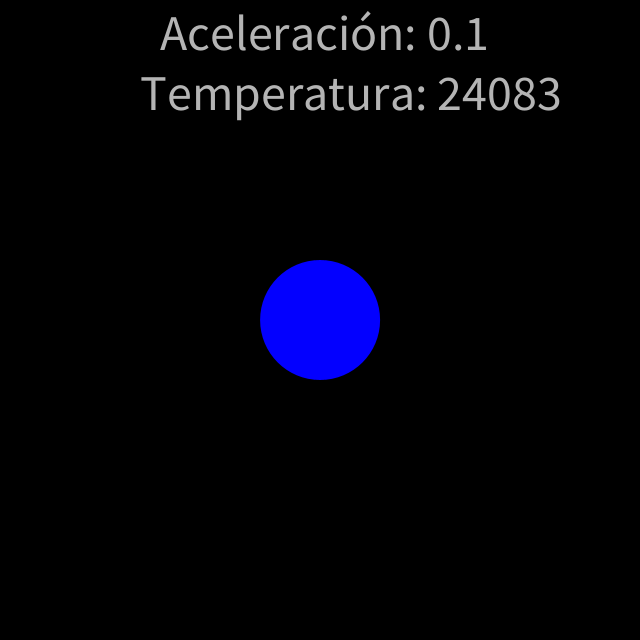
Frame 1 (no input)
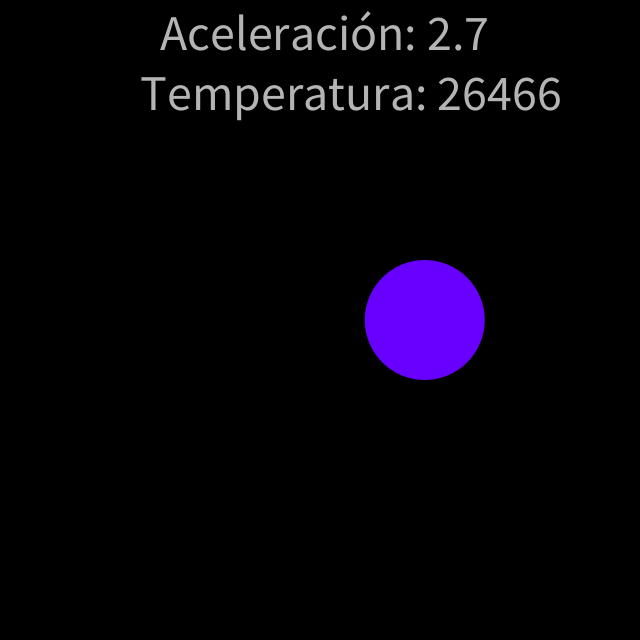
Frame 60 (the mouse pressed at the canvas centre just before this capture)
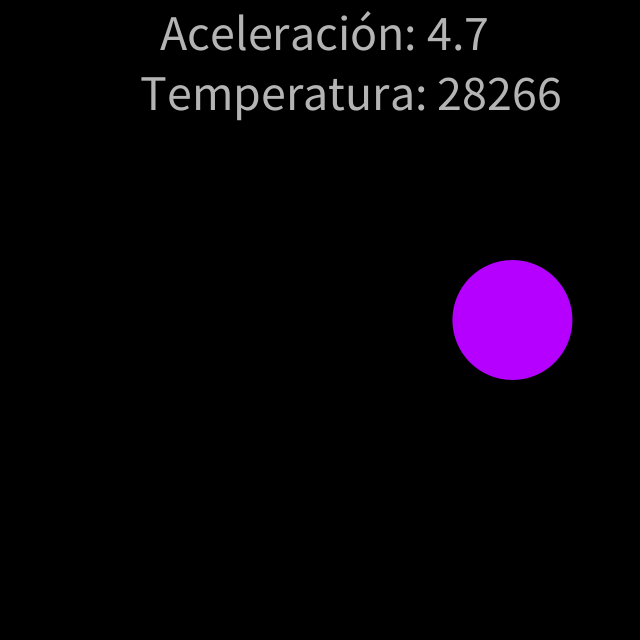
Frame 120 (the mouse held since frame 60 and released just before this capture)

The Processing sketch that drew these frames (run headless with seeded random() and noise(); from frame 60 on, the mouse is pressed at the canvas centre):

// Processing sketch: Temporizadores_2
// ── Temporizadores_2.pde
/*
ESTE PROGRAMA, MUESTRA ("SIMULA") EN PANTALLA UN CIRCULO
QUE OSCILA DE FORMA HORIZONTAL. CONFORME PASA EL TIEMPO
EL MOVIMIENTO VA ACELERANDO Y EL COLOR DE LA FIGURA 
VA PASANDO DE ROJO A AMARILLO, APARENTANDO UN INCREMENTO
EN LA TEMPERATURA. LAS "MEDICIONES" DE LA TEMPERATURA Y LA
ACELERACIÓN, SE IMPRIMEN EN LA VENTANA DEL PROGRAMA. 
*/


// DECLARACIÓN DE VARIABLES
boolean
aumentar = true; // Permite cambiar el sentido del movimiento (ayuda a generar la oscilación).


int
tiempo_actual = 0; // Almacena el valor del tiempo en [ms] desde que inició el programa. 


float
x = 0.0, // Variavle para almacenar la pocición 'x' del circulo.
aceleracion = 0.0, // Variable para simular la asceleración del circulo.
temperatura = 0.0, // Variable para simular la temperatura del circulo.
temperatura_color = 240; // Variable para controlar el cambio de color del circulo.


String
texto = ""; // Variable de texto para mostrar en pantalla los datos de 'temperatura' y 'aceleración'


color 
color_inicial = #FF0303, // Color de la temperatura inicial.
color_final = #FAFF03; // Color de la temperatura final.


void setup(){
  
  size(640,640); // Tamaño de la ventana.
  x = width/2; // posición inicial del circulo.
  colorMode(HSB, 360, 100, 100);
  
}

void draw(){
  
  tiempo_actual = millis(); // Tiempo en [ms] de ejecución del programa.
  
  
  background(0); // Color de fondo de la pantalla.
  fill(255); // Rellenar las figuras de color blanco.
  
  
  aceleracion = tiempo_actual * 2e-3; // Calcular la 'aceleración' del circulo.
  aceleracion = constrain(aceleracion, 0, 20); // Restringir la aceleración al intevalo [0,20].
  
  
  texto = "Aceleración: " + nfc(aceleracion, 1); // Texto de la aceleración.
  textSize(50); // Tamaño del texto.
  text(texto, 160, 50); // Imprimir el texto en pantalla en la posición indicada. 
  
  
  // Condicional para cambiar el sentido del movimiento.
  aumentar = ( (x == 60) || (x == width - 60) ) ? !aumentar : aumentar; 
  x += ( aumentar ) ? aceleracion : -aceleracion;
  x = constrain(x, 60, width - 60); // Riestringir el valor de x para que la pelota no se salga de la ventana.
  
  
  temperatura = map(aceleracion, 0, 20, 240, 420); // Pasar la aceleración al intervalo [0,1] para convertirla en 'temperatura'.
  temperatura_color = temperatura % 360; // Calcular el color correspondiente a cada temperatura.
  
  
  texto = "Temperatura: " + round(temperatura*100); // Texto de la temperatura.
  text(texto, 140, 110); // Imprimir el texto en pantalla en la posición indicada.
  
  
  noStroke(); // Figuras sin lineas de contorno.
  fill(temperatura_color,100,100); // Rellenar las figuras del color indicado.
  circle(x, height/2, 120); // Generar un circulo en la posición indicada con el diametro indicado.
  
}
